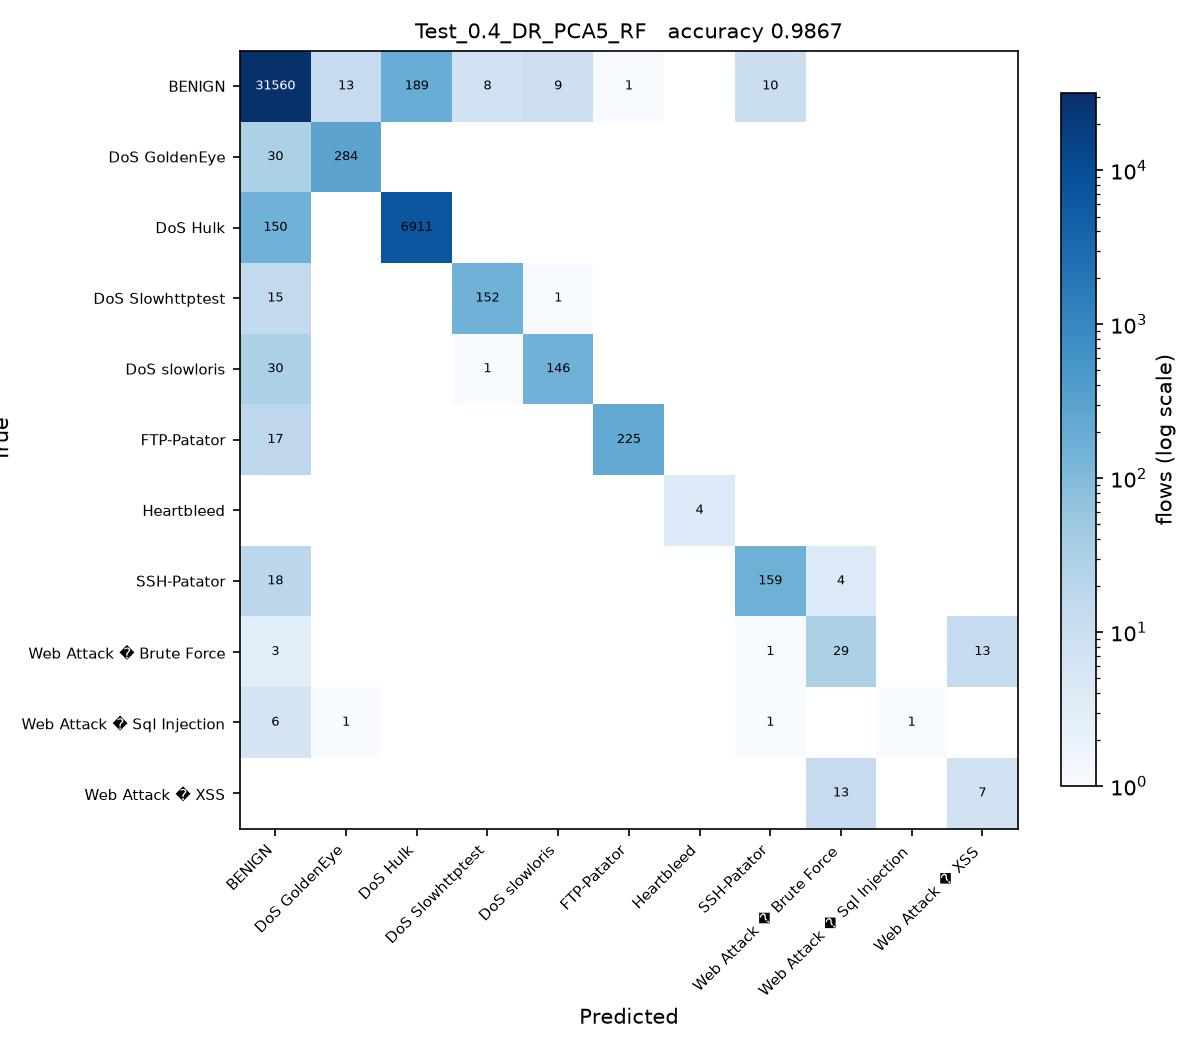

Here is the Python script that generated this plot:
# Test_0.4_DR_PCA5_RF.py
#
# Test size 0.4  |  PCA, 5 components  |  Random Forest (sheet #7)
#
# This is SGDC_60_40.py with the changes marked CHANGE below and nothing else.

import os
from pathlib import Path

# CHANGE 1: find the folder holding the three CSV files and run from there, so
# the plain file names below resolve no matter where this script is started
# from or how deeply it sits inside the project folder.
HERE = Path(__file__).resolve().parent
for PROJECT in [HERE, *HERE.parents]:
    if (PROJECT / 'Tuesday-WorkingHours.pcap_ISCX.csv').exists():
        os.chdir(PROJECT)
        break
else:
    raise SystemExit('Put this folder inside the folder that holds the three '
                     'CIC-IDS2017 CSV files, then run the script again.')
import numpy as np
import pandas as pd

df1 = pd.read_csv('Tuesday-WorkingHours.pcap_ISCX.csv', low_memory=True)
df2 = pd.read_csv('Wednesday-workingHours.pcap_ISCX.csv', low_memory=True)
df3 = pd.read_csv('Thursday-WorkingHours-Morning-WebAttacks.pcap_ISCX.csv', low_memory=True)

dataset = pd.concat([df1, df2, df3], ignore_index=True)

dataset.columns = dataset.columns.str.strip()

# CHANGE 2: a stratified sample of 100000 flows, the same for every run.
# Gradient Boosting builds one tree per class per stage on a single core, so all
# 1.3 million flows would take hours per script. At least 50 flows of every
# class are kept, so the rare attacks stay in the split.
label = dataset.columns[-1]
dataset = pd.concat(
    [g.sample(n=min(len(g), max(50, round(100000 * len(g) / len(dataset)))), random_state=0)
     for _, g in dataset.groupby(label)],
    ignore_index=True
)

X = dataset.iloc[:, :-1]
y = dataset.iloc[:, -1]

X = X.apply(pd.to_numeric, errors='coerce')

X.replace([np.inf, -np.inf], np.nan, inplace=True)

from sklearn.impute import SimpleImputer

imputer = SimpleImputer(missing_values=np.nan, strategy='mean')
X = imputer.fit_transform(X)

from sklearn.preprocessing import LabelEncoder

labelencoder_y = LabelEncoder()
y = labelencoder_y.fit_transform(y)

from sklearn.model_selection import train_test_split

X_train, X_test, y_train, y_test = train_test_split(
    X,
    y,
    test_size=0.4,   # CHANGE 3: test size
    random_state=0,
    stratify=y
)

# CHANGE 4: PCA, from PCA_LDA_KErnel_PCA_CODE.pdf (fit only on training data)
from sklearn.decomposition import PCA

pca = PCA(n_components=5)
X_train = pca.fit_transform(X_train)
X_test = pca.transform(X_test)

# CHANGE 5: Random Forest (sheet #7) in place of SGDClassifier
from sklearn.ensemble import RandomForestClassifier

classifier = RandomForestClassifier(n_estimators=200, criterion='entropy',
                                    random_state=0)

classifier.fit(X_train, y_train)

y_pred = classifier.predict(X_test) 

from sklearn.metrics import confusion_matrix
from sklearn.metrics import accuracy_score
from sklearn.metrics import precision_score
from sklearn.metrics import recall_score
from sklearn.metrics import f1_score
from sklearn.metrics import classification_report

cm = confusion_matrix(y_test, y_pred)

print("Confusion Matrix:\n")
print(cm)

print("\nAccuracy : {:.4f}".format(accuracy_score(y_test, y_pred)))
print("\nPrecision : {:.4f}".format(precision_score(y_test, y_pred, average='weighted')))
print("\nRecall : {:.4f}".format(recall_score(y_test, y_pred, average='weighted')))
print("\nF1 Score : {:.4f}".format(f1_score(y_test, y_pred, average='weighted')))

print("\nClassification Report:\n")
print(classification_report(y_test, y_pred))

# CHANGE 6: save the confusion matrix as Test_0.4_DR_PCA5_RF.jpg and record the result
import matplotlib
matplotlib.use('Agg')
import matplotlib.pyplot as plt
from matplotlib.colors import LogNorm

here = HERE                     # the folder this script sits in
names = [str(c) for c in labelencoder_y.classes_]
fig, ax = plt.subplots(figsize=(8, 7))
im = ax.imshow(cm, cmap='Blues', norm=LogNorm(vmin=1))
ax.set_xticks(range(len(names)), names, rotation=45, ha='right', fontsize=7)
ax.set_yticks(range(len(names)), names, fontsize=7)
ax.set_xlabel('Predicted')
ax.set_ylabel('True')
ax.set_title('Test_0.4_DR_PCA5_RF   accuracy {:.4f}'.format(accuracy_score(y_test, y_pred)), fontsize=10)
for i in range(cm.shape[0]):
    for j in range(cm.shape[1]):
        if cm[i, j]:
            ax.text(j, i, cm[i, j], ha='center', va='center', fontsize=6,
                    color='white' if cm[i, j] > cm.max() / 3 else 'black')
fig.colorbar(im, ax=ax, fraction=0.04, label='flows (log scale)')
fig.tight_layout()
fig.savefig(here / 'Test_0.4_DR_PCA5_RF.jpg', dpi=150)
plt.close(fig)

row = pd.DataFrame([{
    'Test': 0.4, 'DR': 'PCA5', 'Clas': 'RF',
    'Acc': round(accuracy_score(y_test, y_pred), 4),
    'Pre': round(precision_score(y_test, y_pred, average='weighted'), 4),
    'Rec': round(recall_score(y_test, y_pred, average='weighted'), 4),
    'F1': round(f1_score(y_test, y_pred, average='weighted'), 4),
    'script': 'Test_0.4_DR_PCA5_RF',
}])
# one file per run, so several scripts can run at the same time without
# overwriting each other. 21_run_45_mix.py merges them into the Excel sheet.
out = PROJECT / 'results' / 'parts_mix' / 'Test_0.4_DR_PCA5_RF.csv'
out.parent.mkdir(parents=True, exist_ok=True)
row.to_csv(out, index=False)
